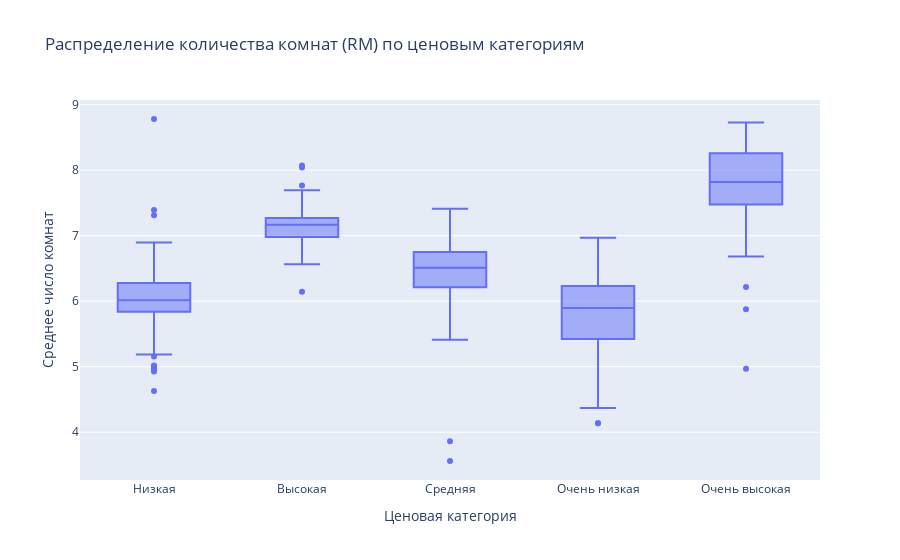

Notebook code for this chart:
### Code cell
# Анализ по ценовым категориям
# pd.cut: преобразует непрерывную переменную в категориальную
# bins=5: разделить на 5 интервалов
# labels: названия для каждой категории

df['PRICE_CAT'] = pd.cut(df['MEDV'], 
                         bins=5, 
                         labels=['Очень низкая', 'Низкая', 'Средняя', 'Высокая', 'Очень высокая'])

# Box plot по категориям цен
# px.box: создает box plot
# x: категориальная переменная (ценовые категории)
# y: числовая переменная (количество комнат)
# title: заголовок графика
# labels: переименование подписей

fig = px.box(df, 
             x='PRICE_CAT', 
             y='RM', 
             title='Распределение количества комнат (RM) по ценовым категориям',
             labels={
                 'PRICE_CAT': 'Ценовая категория', 
                 'RM': 'Среднее число комнат'
             })
fig.show()

### Figure 1 — Plotly figure (JSON) as saved in the notebook; plotly's stock layout.template omitted (floating-point values rounded to 4 significant figures; data arrays with more than 128 entries replaced by an {"elided": "..."} marker saying what was removed)
{"data": [{"alignmentgroup": "True", "hovertemplate": "Ценовая категория=%{x}<br>Среднее число комнат=%{y}<extra></extra>", "legendgroup": "", "marker": {"color": "#636efa"}, "name": "", "notched": false, "offsetgroup": "", "orientation": "v", "showlegend": false, "type": "box", "x": {"elided": "505 str values"}, "x0": " ", "xaxis": "x", "y": {"elided": "505 float values"}, "y0": " ", "yaxis": "y"}], "layout": {"boxmode": "group", "legend": {"tracegroupgap": 0}, "title": {"text": "Распределение количества комнат (RM) по ценовым категориям"}, "xaxis": {"anchor": "y", "domain": [0, 1], "title": {"text": "Ценовая категория"}}, "yaxis": {"anchor": "x", "domain": [0, 1], "title": {"text": "Среднее число комнат"}}}}
